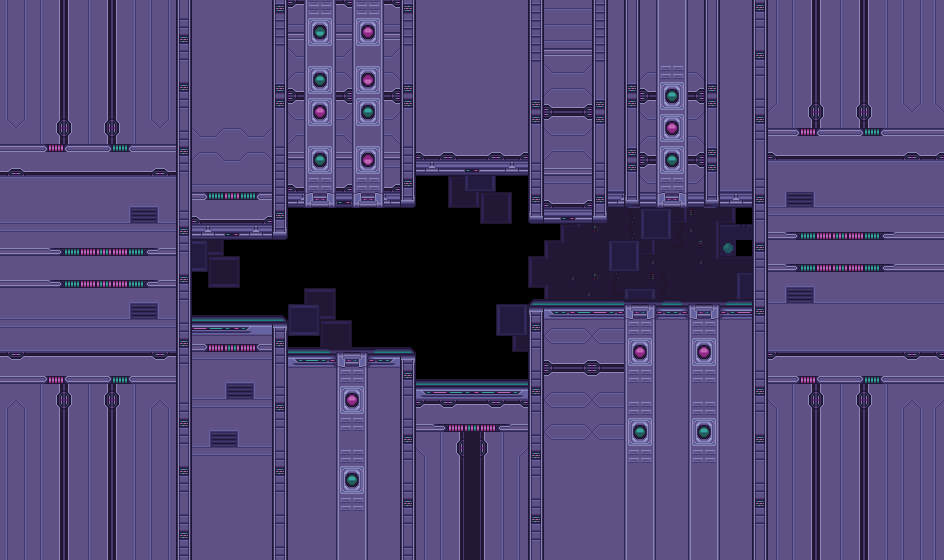

Below is a game level as drawn by its tile map, then a one-line description and the .tmx that defines it (tile-layer data replaced by summaries):
An orthogonal 59x35 tile map with 16x16 px tiles, 2 tile layers (Background, Main).

<map version="1.9" tiledversion="1.9.0" orientation="orthogonal" renderorder="right-down" width="59" height="35" tilewidth="16" tileheight="16" infinite="0" nextlayerid="3" nextobjectid="1">
 <tileset firstgid="1" source="primrose_tileset.tsx" />
 <layer id="2" name="Background" width="59" height="35">
  <data>[2065 cells, 197 non-empty, 18 distinct tile ids]</data>
 </layer>
 <layer id="1" name="Main" width="59" height="35">
  <data>[2065 cells, 1828 non-empty, 45 distinct tile ids]</data>
 </layer>
</map>